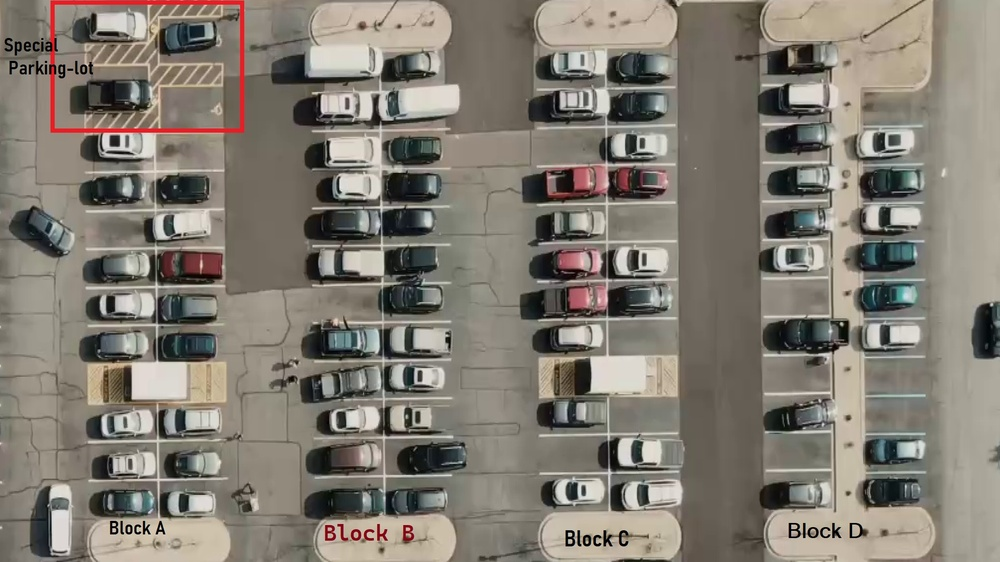
#> input picture Backend/parking_lot_structure.jpg, 1000 x 562 px, shrunk from 1920 x 1080 before the run
$ python -i main.py   (imports and definitions only)
#> lines starting #> are read from the running program, lines starting #| are printed output that depends on the picture; after the words box and inside, x2 and y2 are one past the last pixel; in counts of white or black regions, pixels touching at a corner belong together
#> further down, picture is the input picture: shape (562, 1000, 3); mean B, G, R 114.3, 124.2, 130.2

import cv2
import pickle
#import cvzone
import numpy as np

# Video feed
# [4 lines not run here, left out]

# width, height = 107, 48
width, height = 132,71


def image_preprocessing(img):
    """ Takes Raw image & returns dilated image """
    gray_img=cv2.cvtColor(img,cv2.COLOR_BGR2GRAY)
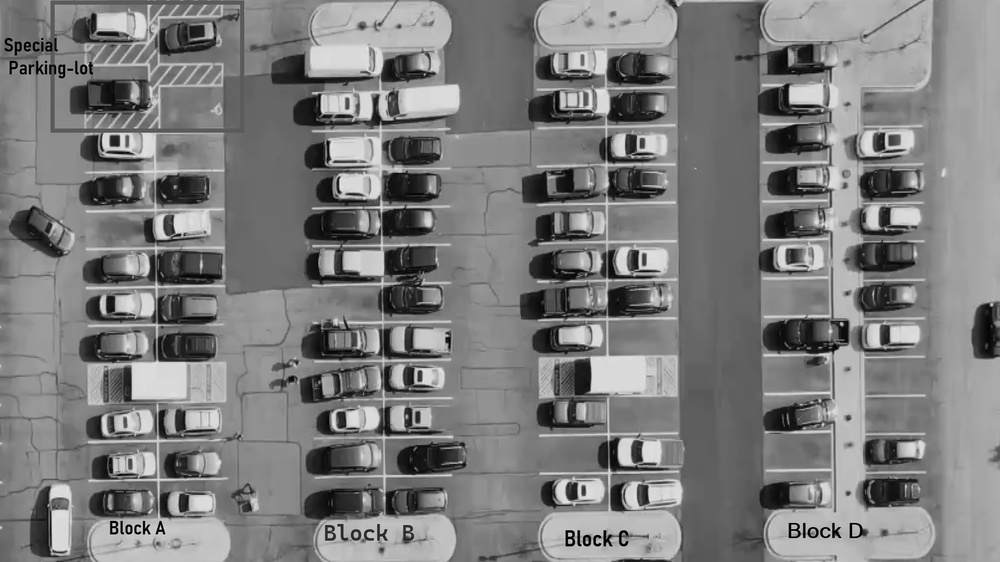
#> gray_img: shape (562, 1000); min 0, max 238, mean 124.9
    blur_img=cv2.GaussianBlur(gray_img,(3,3),1)
    threshold_img=cv2.adaptiveThreshold(blur_img,255,cv2.ADAPTIVE_THRESH_GAUSSIAN_C,cv2.THRESH_BINARY_INV,25,16)
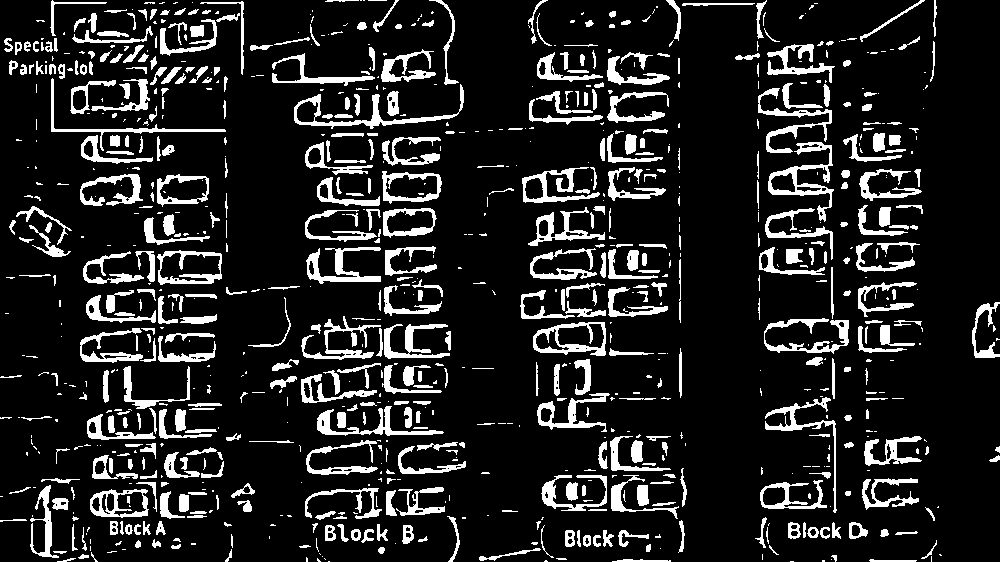
#> threshold_img: shape (562, 1000); 13.7% white; 897 white regions (424 under 20 px), largest, box (x1, y1, x2, y2) and area: (768, 142, 834, 222) 1241, (294, 84, 464, 129) 1175, (306, 247, 381, 284) 997
    imgMedian=cv2.medianBlur(threshold_img,5)
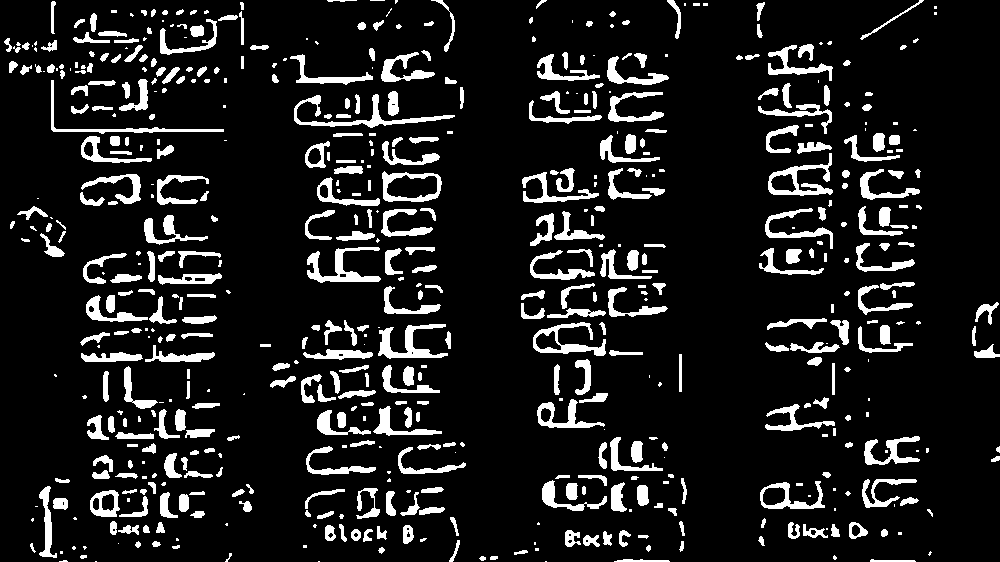
#> imgMedian: shape (562, 1000); 11.5% white; 585 white regions (165 under 20 px), largest, box (x1, y1, x2, y2) and area: (294, 94, 455, 128) 1059, (307, 247, 381, 283) 984, (378, 324, 448, 359) 965
    kernel=np.ones((3,3),np.uint8)
    dilate_img=cv2.dilate(imgMedian,kernel,iterations=1)
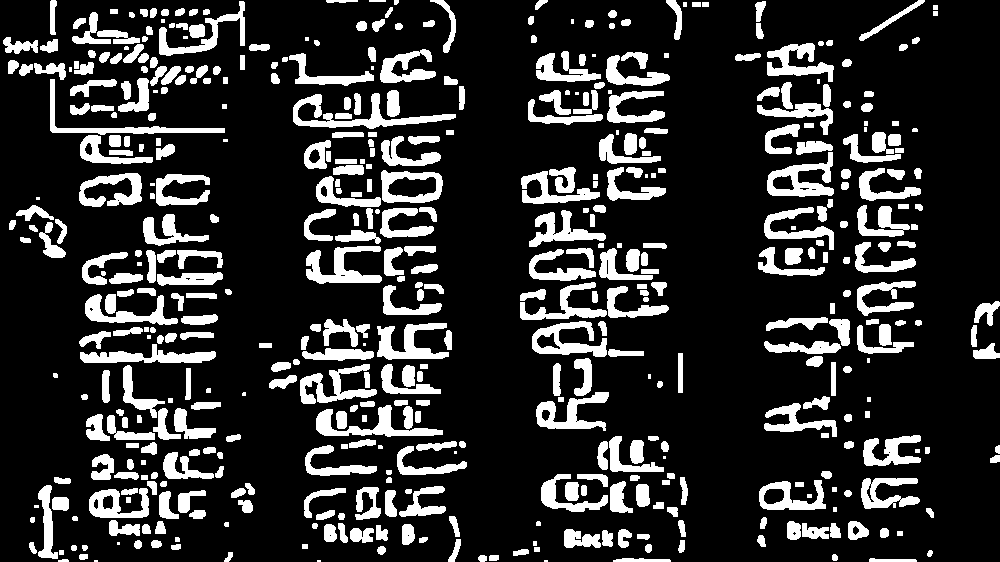
#> dilate_img: shape (562, 1000); 18.6% white; 495 white regions (31 under 20 px), largest, box (x1, y1, x2, y2) and area: (293, 93, 456, 129) 1692, (306, 246, 382, 284) 1391, (316, 405, 443, 437) 1385
    return dilate_img


def checkParkingSpace(imgPro):
#     spaceCounter = 0

    for pos in posList:
        x, y = pos

        imgCrop = imgPro[y:y + height, x:x + width]
        #cv2.imshow(str(x * y), imgCrop)
        count = cv2.countNonZero(imgCrop)

        cv2.rectangle(img, pos, (pos[0] + width, pos[1] + height), (255,255,255),2)
        cv2.putText(img, str(count), (x, y + height - 3),cv2.FONT_HERSHEY_SIMPLEX,1,(0,0,255),1, cv2.LINE_AA)

# [13 lines of commented-out code are left out]
# [12 lines not run here, left out]

>>> import cv2
>>> picture = cv2.imread('parking_lot_structure.jpg')
>>> result = image_preprocessing(picture)
